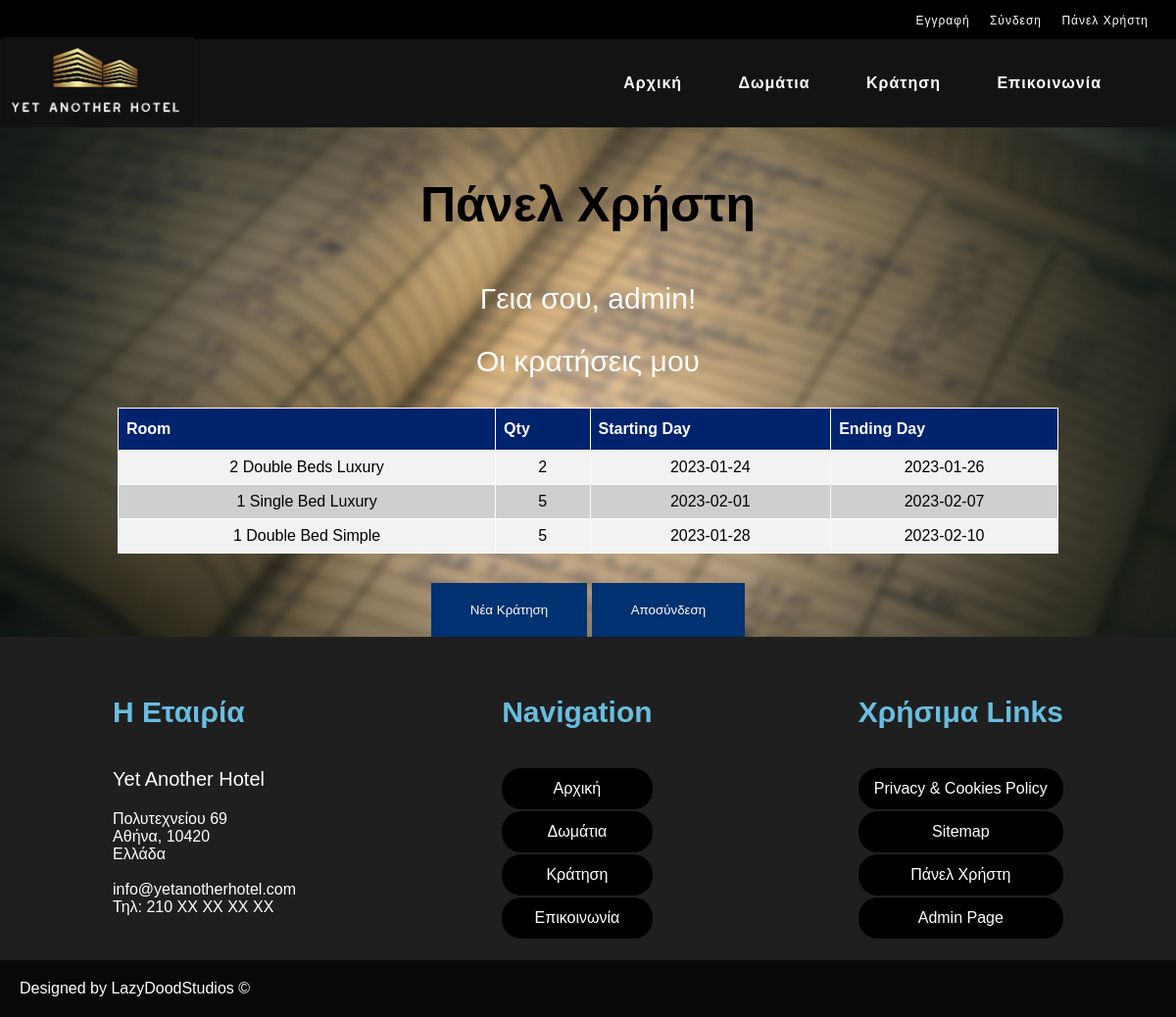
The page /dashboard.php (signed in) on the database its author committed.
### tables this page shows
CREATE TABLE `reservations` (
  `id` int(10) NOT NULL,
  `room` text NOT NULL,
  `qty` tinyint(4) NOT NULL,
  `date_start` date NOT NULL,
  `date_end` date NOT NULL,
  `username` varchar(50) NOT NULL,
  `user_name` text NOT NULL,
  `user_surname` text NOT NULL,
  `user_number` text NOT NULL,
  `user_email` text NOT NULL
);

### dashboard.php (the view, shortened to what this page needs)
<?php
    require('includes/db.php');
?>
<!DOCTYPE html>
<html>
<head>
    <link rel="stylesheet" href="style.css" />
</head>
<body class="body">
    <div id=dashboard-page>
        <div id="topuserbar">
            <?php include ("includes/userbar.php"); ?>
        </div>
        <div id="navbar">
            <?php include ("includes/navigation.php"); ?>
        </div>
        <h3> Πάνελ Χρήστη </h3>
        <div id=dashboard-landing>
            <p>Γεια σου, <?php echo $_SESSION['username']; ?>!</p>
            <p> Οι κρατήσεις μου</p>
            <div id=table-wrapper>
                <?php
                    if(isset($_SESSION['username'])){
                        $query = "SELECT * FROM reservations WHERE username= '".$_SESSION['username']."'";
                        $result = mysqli_query($con, $query) or die(mysql_error($con));
                        echo    "<table border='1' id='reservation-list'>
                                <tr>
                                <th>Room</th>
                                <th>Qty</th>
                                <th>Starting Day</th>
                                <th>Ending Day</th>
                                </tr>";
                            while($row = mysqli_fetch_array($result)){
                                echo "<tr>";
                                echo "<td>" . $row['room'] . "</td>";
                                echo "<td>" . $row['qty'] . "</td>";
                                echo "<td>" . $row['date_start'] . "</td>";
                                echo "<td>" . $row['date_end'] . "</td>";
                                echo "</tr>";
                            }
                        echo "</table>";
                    }
                ?>
            </div>
            <button type="button" id="button"><a href="reservation.php">Νέα Κράτηση</a></button>
            <button type="button" id="button"><a href="includes/logout.php">Αποσύνδεση</a></button>
        </div>
    </div>
</body>
<footer class="footer">
    <?php
        include ("includes/footer.php");
    ?>
</footer>
</html>

### style.css (style rules this page uses)
* { font-family: 'Franklin Gothic Medium', 'Arial Narrow', Arial, sans-serif; }
p { font-size: 20px; }
h3 { font-size: 50px; }
.body { width: 100%; height: 100vh; margin: 0px; padding: 0px; }
#button { background-color: rgb(0, 49, 112); border:0px; color: white; }
#dashboard-page { text-align: center; background-image: url("images/reservations-background.jpg"); -webkit-background-size: cover; -moz-background-size: cover; -o-background-size: cover; background-size: cover; }
#dashboard-page #dashboard-landing p { font-size: 30px; color: white; }
#dashboard-page #button { margin-top: 30px; padding: 0px; }
#dashboard-page #button a, #section-main #landing-info-box #button a { color: white; text-decoration: none; font-weight: 300; padding: 20px 40px; display: block; }
#table-wrapper { margin: auto; }
#reservation-list { font-family: Arial, Helvetica, sans-serif; border-collapse: collapse; width: 80%; margin: auto; }
#reservation-list td, #reservation-list th { border: 1px solid white; padding: 8px; }
#reservation-list tr:nth-child(even) { background-color: #f2f2f2; }
#reservation-list tr:nth-child(odd) { background-color: #cfcfcf; }
#reservation-list th { padding-top: 12px; padding-bottom: 12px; text-align: left; background-color: #00236e; color: white; }
* { box-sizing:border-box }

### rows shown on the page
reservations: room "2 Double Beds Luxury", qty "2", date_start "2023-01-24", date_end "2023-01-26"
reservations: room "1 Single Bed Luxury", qty "5", date_start "2023-02-01", date_end "2023-02-07"
reservations: room "1 Double Bed Simple", qty "5", date_start "2023-01-28", date_end "2023-02-10"

### other values the page prints
$_SESSION['username'] "admin"
